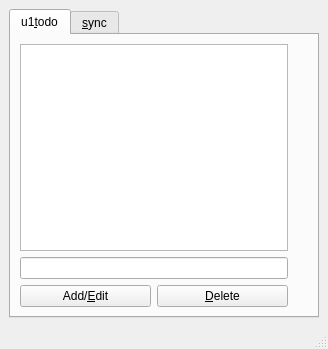
<?xml version="1.0" encoding="UTF-8"?>
<ui version="4.0">
 <class>MainWindow</class>
 <widget class="QMainWindow" name="MainWindow">
  <property name="geometry">
   <rect>
    <x>0</x>
    <y>0</y>
    <width>328</width>
    <height>349</height>
   </rect>
  </property>
  <property name="windowTitle">
   <string>u1todo</string>
  </property>
  <widget class="QWidget" name="centralwidget">
   <layout class="QVBoxLayout" name="verticalLayout_3">
    <item>
     <widget class="QTabWidget" name="tabWidget">
      <property name="currentIndex">
       <number>0</number>
      </property>
      <widget class="QWidget" name="tab_3">
       <attribute name="title">
        <string>u1&amp;todo</string>
       </attribute>
       <layout class="QVBoxLayout" name="verticalLayout_2">
        <item>
         <layout class="QHBoxLayout" name="horizontalLayout_2">
          <item>
           <layout class="QVBoxLayout" name="verticalLayout">
            <item>
             <widget class="QListWidget" name="todo_list"/>
            </item>
            <item>
             <widget class="QLineEdit" name="task_edit"/>
            </item>
            <item>
             <layout class="QHBoxLayout" name="horizontalLayout">
              <item>
               <widget class="QPushButton" name="edit_button">
                <property name="text">
                 <string>Add/&amp;Edit</string>
                </property>
               </widget>
              </item>
              <item>
               <widget class="QPushButton" name="delete_button">
                <property name="text">
                 <string>&amp;Delete</string>
                </property>
               </widget>
              </item>
             </layout>
            </item>
           </layout>
          </item>
          <item>
           <layout class="QVBoxLayout" name="tag_buttons">
            <item>
             <spacer name="verticalSpacer">
              <property name="orientation">
               <enum>Qt::Vertical</enum>
              </property>
              <property name="sizeHint" stdset="0">
               <size>
                <width>20</width>
                <height>40</height>
               </size>
              </property>
             </spacer>
            </item>
           </layout>
          </item>
         </layout>
        </item>
       </layout>
      </widget>
      <widget class="QWidget" name="tab_4">
       <attribute name="title">
        <string>&amp;sync</string>
       </attribute>
       <layout class="QVBoxLayout" name="verticalLayout_4">
        <item>
         <widget class="QGroupBox" name="target_group">
          <property name="title">
           <string>Synchronization target</string>
          </property>
          <layout class="QVBoxLayout" name="verticalLayout_5">
           <item>
            <widget class="QRadioButton" name="u1_radio">
             <property name="text">
              <string>Ubuntu One</string>
             </property>
             <property name="checked">
              <bool>true</bool>
             </property>
             <attribute name="buttonGroup">
              <string notr="true">sync_targets</string>
             </attribute>
            </widget>
           </item>
           <item>
            <layout class="QHBoxLayout" name="horizontalLayout_3">
             <item>
              <widget class="QRadioButton" name="url_radio">
               <property name="text">
                <string>url:</string>
               </property>
               <attribute name="buttonGroup">
                <string notr="true">sync_targets</string>
               </attribute>
              </widget>
             </item>
             <item>
              <widget class="QLineEdit" name="url_edit"/>
             </item>
            </layout>
           </item>
           <item>
            <layout class="QHBoxLayout" name="horizontalLayout_4">
             <item>
              <widget class="QLabel" name="label">
               <property name="text">
                <string>Last Synced:</string>
               </property>
              </widget>
             </item>
             <item>
              <widget class="QLabel" name="last_synced">
               <property name="text">
                <string>&lt;html&gt;&lt;head/&gt;&lt;body&gt;&lt;p&gt;&lt;br/&gt;&lt;/p&gt;&lt;/body&gt;&lt;/html&gt;</string>
               </property>
              </widget>
             </item>
            </layout>
           </item>
          </layout>
         </widget>
        </item>
        <item>
         <widget class="QPushButton" name="sync_button">
          <property name="text">
           <string>Syn&amp;chronize</string>
          </property>
         </widget>
        </item>
        <item>
         <spacer name="verticalSpacer_2">
          <property name="orientation">
           <enum>Qt::Vertical</enum>
          </property>
          <property name="sizeHint" stdset="0">
           <size>
            <width>20</width>
            <height>40</height>
           </size>
          </property>
         </spacer>
        </item>
       </layout>
      </widget>
     </widget>
    </item>
   </layout>
  </widget>
  <widget class="QStatusBar" name="statusbar"/>
 </widget>
 <tabstops>
  <tabstop>task_edit</tabstop>
  <tabstop>edit_button</tabstop>
  <tabstop>delete_button</tabstop>
  <tabstop>todo_list</tabstop>
 </tabstops>
 <resources/>
 <connections/>
 <buttongroups>
  <buttongroup name="sync_targets"/>
 </buttongroups>
</ui>
